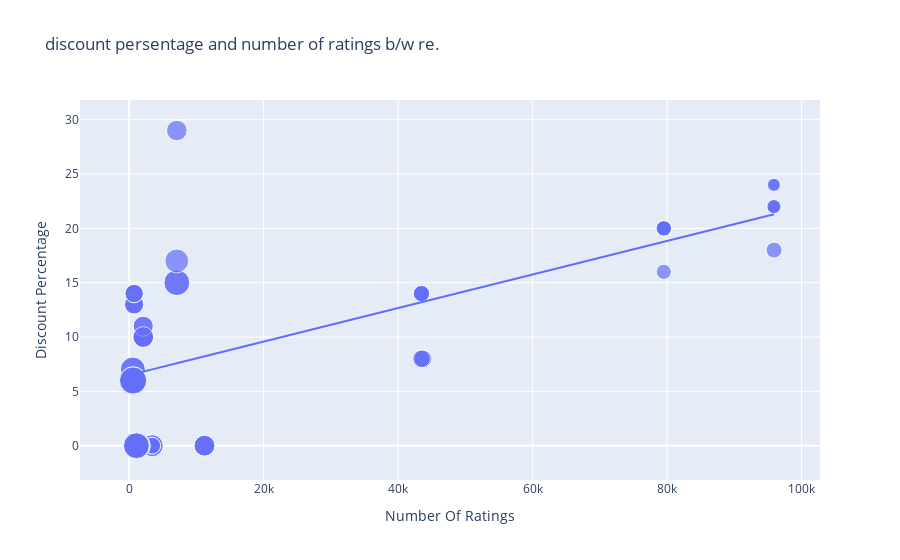

Source (notebook cell):
### Code cell
figure=px.scatter(data_frame=data,x="Number Of Ratings",y="Discount Percentage",
                  trendline="ols",size="Sale Price",
                  title="discount persentage and number of ratings b/w re.")
figure.show()

### Figure 1 — Plotly figure (JSON) as saved in the notebook; plotly's stock layout.template omitted (floating-point values rounded to 4 significant figures)
{"data": [{"hovertemplate": "Number Of Ratings=%{x}<br>Discount Percentage=%{y}<br>Sale Price=%{marker.size}<extra></extra>", "legendgroup": "", "marker": {"color": "#636efa", "size": [49900, 84900, 84900, 77000, 77000, 49900, 49900, 77000, 89900, 41999, 39999, 41999, 41999, 41999, 131900, 117100, 131900, 117100, 74999, 117900, 117100, 117900, 99900, 44999, 140900, 130900, 64900, 120900, 59900, 75900, 110900, 130900, 120900, 64900, 64900, 75900, 75900, 120900, 59900, 120900, 75900, 140900, 70900, 70900, 75900, 59900, 110900, 120900, 130900, 130900, 54999, 54999, 29999, 34999, 34999, 34999, 54999, 29999, 46999, 46999, 46999, 46999], "sizemode": "area", "sizeref": 352.2, "symbol": "circle"}, "mode": "markers", "name": "", "orientation": "v", "showlegend": false, "type": "scatter", "x": [3431, 3431, 3431, 11202, 11202, 3431, 3431, 11202, 1454, 79512, 79512, 79582, 79512, 79512, 1078, 1078, 1078, 1078, 7088, 7088, 1078, 7088, 7081, 95909, 542, 580, 740, 545, 740, 2101, 545, 580, 580, 730, 730, 2101, 2101, 580, 740, 580, 2092, 545, 2101, 2092, 2101, 740, 545, 580, 580, 580, 43707, 43707, 95807, 95909, 95807, 95909, 43470, 95909, 43470, 43470, 43470, 43470], "xaxis": "x", "y": [0, 0, 0, 0, 0, 0, 0, 0, 0, 20, 16, 20, 20, 20, 0, 0, 0, 0, 29, 15, 0, 15, 17, 18, 6, 6, 13, 6, 14, 10, 7, 6, 6, 13, 13, 10, 10, 6, 14, 6, 10, 6, 11, 11, 10, 14, 7, 6, 6, 6, 8, 8, 24, 22, 22, 22, 8, 24, 14, 14, 14, 14], "yaxis": "y"}, {"hovertemplate": "<b>OLS trendline</b><br>Discount Percentage = 0.000154292 * Number Of Ratings + 6.49233<br>R<sup>2</sup>=0.468988<br><br>Number Of Ratings=%{x}<br>Discount Percentage=%{y} <b>(trend)</b><extra></extra>", "legendgroup": "", "marker": {"color": "#636efa", "symbol": "circle"}, "mode": "lines", "name": "", "showlegend": false, "type": "scatter", "x": [542, 545, 545, 545, 545, 580, 580, 580, 580, 580, 580, 580, 580, 730, 730, 740, 740, 740, 740, 1078, 1078, 1078, 1078, 1078, 1454, 2092, 2092, 2101, 2101, 2101, 2101, 2101, 3431, 3431, 3431, 3431, 3431, 7081, 7088, 7088, 7088, 11202, 11202, 11202, 43470, 43470, 43470, 43470, 43470, 43707, 43707, 79512, 79512, 79512, 79512, 79582, 95807, 95807, 95909, 95909, 95909, 95909], "xaxis": "x", "y": [6.576, 6.576, 6.576, 6.576, 6.576, 6.582, 6.582, 6.582, 6.582, 6.582, 6.582, 6.582, 6.582, 6.605, 6.605, 6.607, 6.607, 6.607, 6.607, 6.659, 6.659, 6.659, 6.659, 6.659, 6.717, 6.815, 6.815, 6.816, 6.816, 6.816, 6.816, 6.816, 7.022, 7.022, 7.022, 7.022, 7.022, 7.585, 7.586, 7.586, 7.586, 8.221, 8.221, 8.221, 13.2, 13.2, 13.2, 13.2, 13.2, 13.24, 13.24, 18.76, 18.76, 18.76, 18.76, 18.77, 21.27, 21.27, 21.29, 21.29, 21.29, 21.29], "yaxis": "y"}], "layout": {"autosize": true, "legend": {"itemsizing": "constant", "tracegroupgap": 0}, "title": {"text": "discount persentage and number of ratings b/w re."}, "xaxis": {"anchor": "y", "autorange": true, "domain": [0, 1], "range": [-6745.0, 102400.0], "title": {"text": "Number Of Ratings"}, "type": "linear"}, "yaxis": {"anchor": "x", "autorange": true, "domain": [0, 1], "range": [-5.213, 33.41], "title": {"text": "Discount Percentage"}, "type": "linear"}}}
